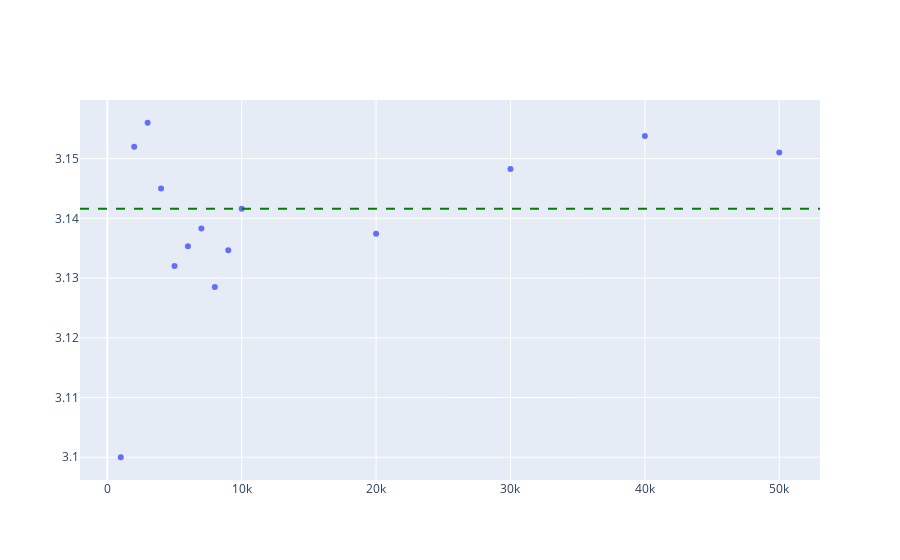

Source (notebook cell):
### Code cell
from typing import List
import math
import plotly.graph_objects as go


def estimate_pi(num_samples: int, intervals: List[int]) -> np.ndarray:
    sample_coordinates = np.random.uniform(0., 1., [2, num_samples])
    distance = np.linalg.norm(sample_coordinates, axis = 0)
    
    pi_estimate = np.zeros(np.shape(intervals), dtype=np.float64)
    for index, value in enumerate(intervals):
        inside_quadrant = np.where(distance[0:value] < 1.)
        inside_count = np.shape(inside_quadrant)[1]
        pi_estimate[index] = 4*inside_count/value
              
    return pi_estimate  

nsamples = 50_000
intervals_list = [_ for _ in range(1_000, 10_000, 1_000)] + [_ for _ in range(10_000, nsamples+10_000, 10_000)]
interval_estimates = estimate_pi(nsamples, intervals_list)
errors = np.abs(np.pi - interval_estimates)

# Create traces
fig = go.Figure()
fig.add_trace(go.Scatter(x=intervals_list, y=interval_estimates,
                    mode='markers', name='markers'))
fig.add_hline(y=math.pi, line_dash='dash', line_color='green')
fig.show()

### Figure 1 — Plotly figure (JSON) as saved in the notebook; plotly's stock layout.template omitted (floating-point values rounded to 4 significant figures)
{"data": [{"mode": "markers", "name": "markers", "type": "scatter", "x": [1000, 2000, 3000, 4000, 5000, 6000, 7000, 8000, 9000, 10000, 20000, 30000, 40000, 50000], "y": [3.1, 3.152, 3.156, 3.145, 3.132, 3.135, 3.138, 3.128, 3.135, 3.142, 3.137, 3.148, 3.154, 3.151]}], "layout": {"autosize": true, "shapes": [{"line": {"color": "green", "dash": "dash"}, "type": "line", "x0": 0, "x1": 1, "xref": "x domain", "y0": 3.142, "y1": 3.142, "yref": "y"}], "xaxis": {"autorange": true, "range": [-1984.0, 52980.0], "type": "linear"}, "yaxis": {"autorange": true, "range": [3.095, 3.161], "type": "linear"}}}
